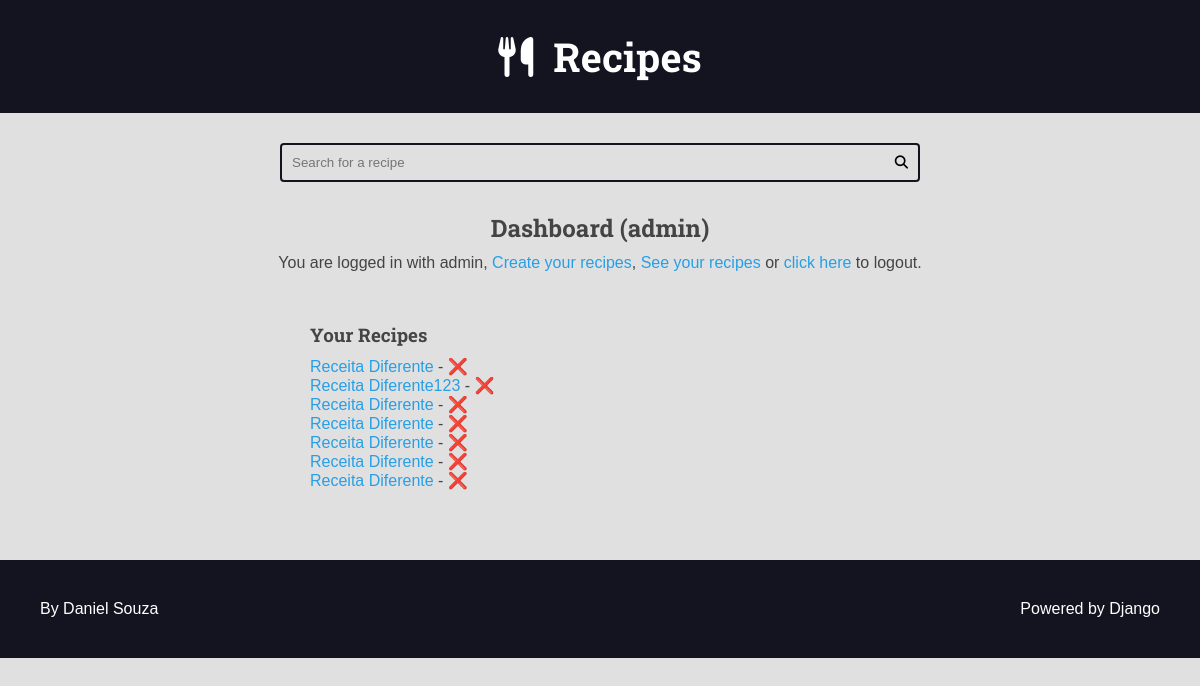
The app's page /authors/dashboard/ (signed in) with its own data.
### recipes/models.py (models this page shows, shortened)
class Recipe(models.Model):
    title = models.CharField(max_length=65)
    description = models.CharField(max_length=165)
    slug = models.SlugField(unique=True)
    preparation_time = models.IntegerField()
    preparation_time_unit = models.CharField(max_length=65)
    servings = models.IntegerField()
    servings_unit = models.CharField(max_length=65)
    preparation_steps = models.TextField()
    preparation_steps_is_html = models.BooleanField(default=False)
    created_at = models.DateTimeField(auto_now_add=True)
    updated_at = models.DateTimeField(auto_now=True)
    is_published = models.BooleanField(default=False)
    cover = models.ImageField(
        upload_to='recipes/covers/%Y/%M/%d/', blank=True, default='')
    category = models.ForeignKey(
        Category, on_delete=models.SET_NULL, null=True, blank=True,
        default=None)
    author = models.ForeignKey(
        User, on_delete=models.SET_NULL, null=True)

### authors/views/all.py (the view)
# urls.py: path('dashboard/', views.dashboard, name='dashboard'),
@login_required(login_url='authors:login', redirect_field_name='next')
def dashboard(request):
    recipes = Recipe.objects.filter(
        is_published=False,
        author=request.user
    )
    return render(request, 'authors/pages/dashboard.html', {
        'recipes': recipes
    })

### authors/templates/authors/pages/dashboard.html (shortened to what this page needs)
{% extends 'global/base.html' %}
{% block content %}
    <div class="main-content center container">
        <h2>Dashboard ({{ user }})</h2>
        {% include 'authors/partials/login_message.html' %}
        <div class="authors-dashboard-container">
            <h3>Your Recipes</h3>
            <ul>
                {% for recipe in recipes %}
                <li>
                    <a href="{% url 'authors:dashboard_recipe_edit' recipe.id %}">{{ recipe.title }}</a> -
                    <form class="inline-form form-delete" action="{% url 'authors:dashboard_recipe_delete' %}" method="POST">
                        <button class="plaintext-button" type="submit"> ❌ </button>
                    </form>
                </li>
                {% empty %}
                    <li>
                        <p>Your do not have recipes, please create one.</p>
                    </li>
                {% endfor %}
            </ul>
        </div>
    </div>
{% endblock content %}

### authors/templates/authors/partials/login_message.html (shortened to what this page needs)
{% if request.user.is_authenticated %}
<div class="login-message">
    You are logged in with {{ request.user.username }},
    <a href="{% url 'authors:dashboard_recipe_new' %}">Create your recipes</a>,
    <a href="{% url 'authors:dashboard' %}">See your recipes</a> or
    <form  class="inline-form" action="{% url 'authors:logout' %}" method="post">
        <button class="plaintext-button" type='submit'> click here </button> </form> to logout.
</div>
{% endif %}

### base_static/global/css/styles.css (style rules this page uses)
:root { --color-primary: #269fe6; --color-primary-hover: #2086c2; --color-primary-dark: #13141f; --color-primary-dark-hover: #212336; --color-primary-light: #d4ecfa; --color-primary-light-hover: #bdd8e7; --color-white: #fff; --color-black: #000; --color-dark-text: #444; --color-info-light: #cce5ff; --color-debug-light: #cce5ff; --color-success-light: #d4edda; --color-alert-light: #fff3cd; --color-warning-light: #fff3cd; --color-error-light: #f8d7da; --color-info-dark: #4d86c4; --color-debug-dark: #4d86c4; --color-success-dark: #4a9c5d; --color-alert-dark: #927f40; --color-warning-dark: #927f40; --color-error-dark: #da525d; --color-gray-0: #f9f9f9; --color-gray-1: #e0e0e0; --color-gray-2: #c7c7c7; --color-gray-3: #aeaeae; --color-gray-4: #959595; --color-gray-5: #7d7d7d; --color-gray-6: #646464; --color-gray-7: #4b4b4b; --color-gray-8: #323232; --color-gray-9: #191919; --font-primary: sans-serif; --font-headings: 'Roboto Slab', serif; --spacing-gutter-medium: 3rem; --spacing-gutter-large: 4rem; }
* { padding: 0; margin: 0; box-sizing: border-box; }
html { font-size: 62.5%; }
body { font-size: 1.6rem; font-family: var(--font-primary); background: var(--color-gray-1); color: var(--color-dark-text); }
h1, h2, h3, h4, h5, h6 { font-family: var(--font-headings); }
a { color: var(--color-primary); text-decoration: none; }
.container { max-width: 144rem; margin: 0 auto; padding: var(--spacing-gutter-medium); }
.main-content { padding-top: 0; }
.inline-form { display: inline; }
.plaintext-button { display: inline; border: none; background: none; cursor: pointer; color: var(--color-primary); font-size: 1.6rem; }
.login-message { margin: 1rem 0; }
.authors-dashboard-container { max-width: 64rem; text-align: left; padding: var(--spacing-gutter-medium); margin: 0 auto; }
.authors-dashboard-container h3, .authors-dashboard-container p, .authors-dashboard-container ul { list-style-type: none; margin: 1rem 0; }
.center { text-align: center; }

### records on screen
Recipe: title "Receita Diferente"
Recipe: title "Receita Diferente123"
Recipe: title "Receita Diferente"
Recipe: title "Receita Diferente"
Recipe: title "Receita Diferente"
Recipe: title "Receita Diferente"
Recipe: title "Receita Diferente"

### other values on screen
{{ user }} "admin"
{{ request.user.username }} "admin"
